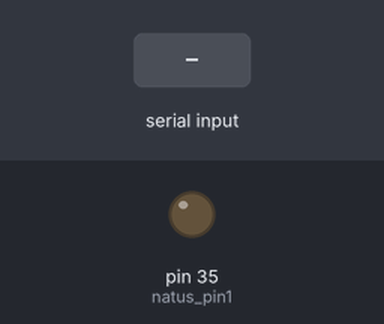
A sketch run on a simulated Arduino Mega 2560, built with avr-gcc and run on an emulated ATmega2560. Parts: output pins drawn as LEDs (lit = HIGH). The inputs (shaded band) are chosen by the test bench. Pins used as bus, display or sensor lines are not drawn.

Above: at 1.2 s.
1.3 s: byte 5 (5) received over Serial
At 1.4 s:
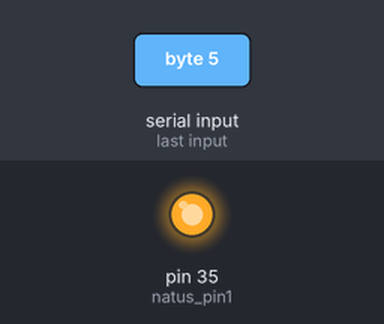
Timing chart, 0 to 4.3 s (numbered marks = the images above; inputs shaded):
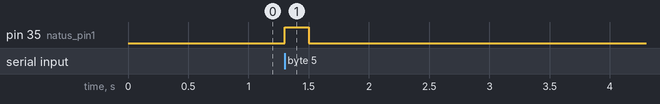

Measured:
- after the input at 1.3 s, pin 35 (natus_pin1): LOW → HIGH at once, → LOW 0.20 s later

The sketch:

rutledge_arduino.ino
```cpp
int natus_pin9_latch = 51;
int natus_pin1 = 35;  // NOTE: YOU MAY NEED TO CHANGE THIS
int natus_pin2 = 51;  // Backup in case pin1 doesn't work
// Define width parameter (in ms)
int width = 200;
int width2 = 200;
// Define misc
int data;


void setup() {
  // put your setup code here, to run once:
  Serial.begin(115200);
  pinMode(natus_pin1, OUTPUT);
  pinMode(natus_pin2, OUTPUT);
  pinMode(natus_pin9_latch, OUTPUT);

  digitalWrite(natus_pin9_latch, HIGH);
}


void loop() {
  data = Serial.read();
  // Start experiment
  if (data == 8)
  {
    digitalWrite(natus_pin9_latch, HIGH);
  }
  // stim onset
  else if (data == 5)
  {
    // Pulse
    digitalWrite(natus_pin1, HIGH);
    delay(width);
    digitalWrite(natus_pin1, LOW);
  }

 // person makes a choice
  else if (data == 6)
  {
// pulse
    digitalWrite(natus_pin1, HIGH);
    delay(width);
    digitalWrite(natus_pin1, LOW);
  }
  //showing the answer
  else if (data == 7) {
    digitalWrite(natus_pin1, HIGH);
    delay(width);
    digitalWrite(natus_pin1, LOW);
  }

}
```
